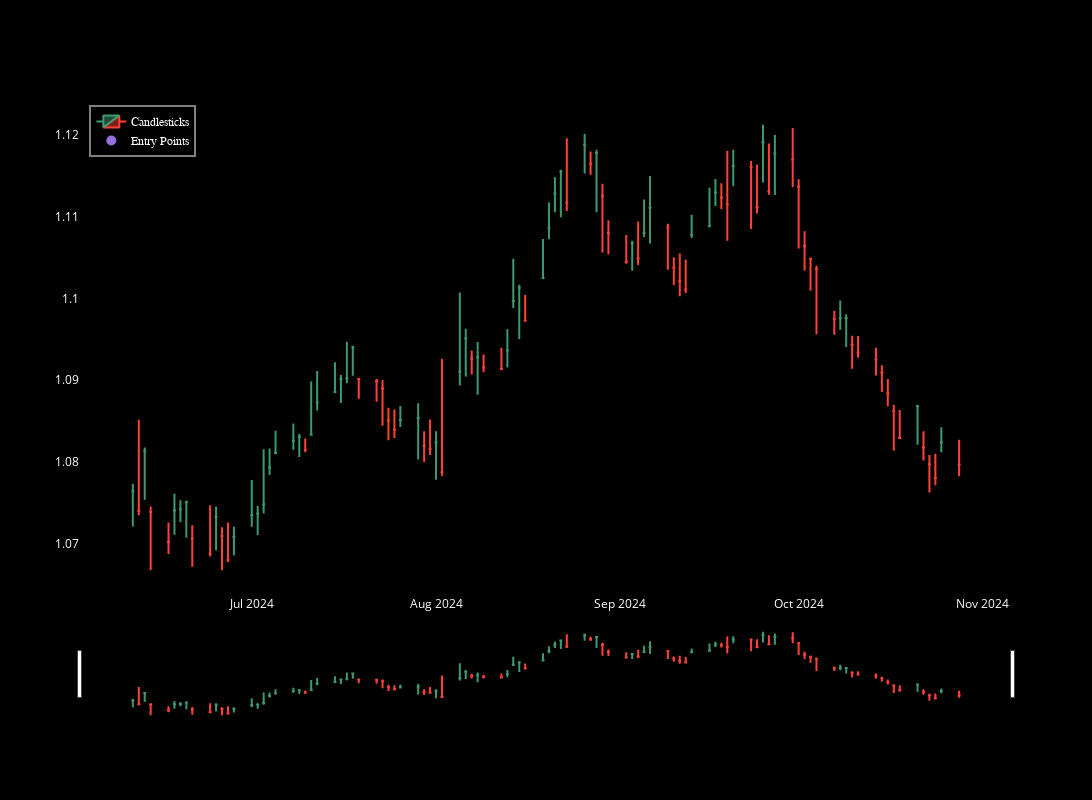

Write notebook code for a chart like this one.
### Code cell
plot_candlestick_with_signals(forex_dict['EURUSD'], start_index=3300, num_rows=100)
